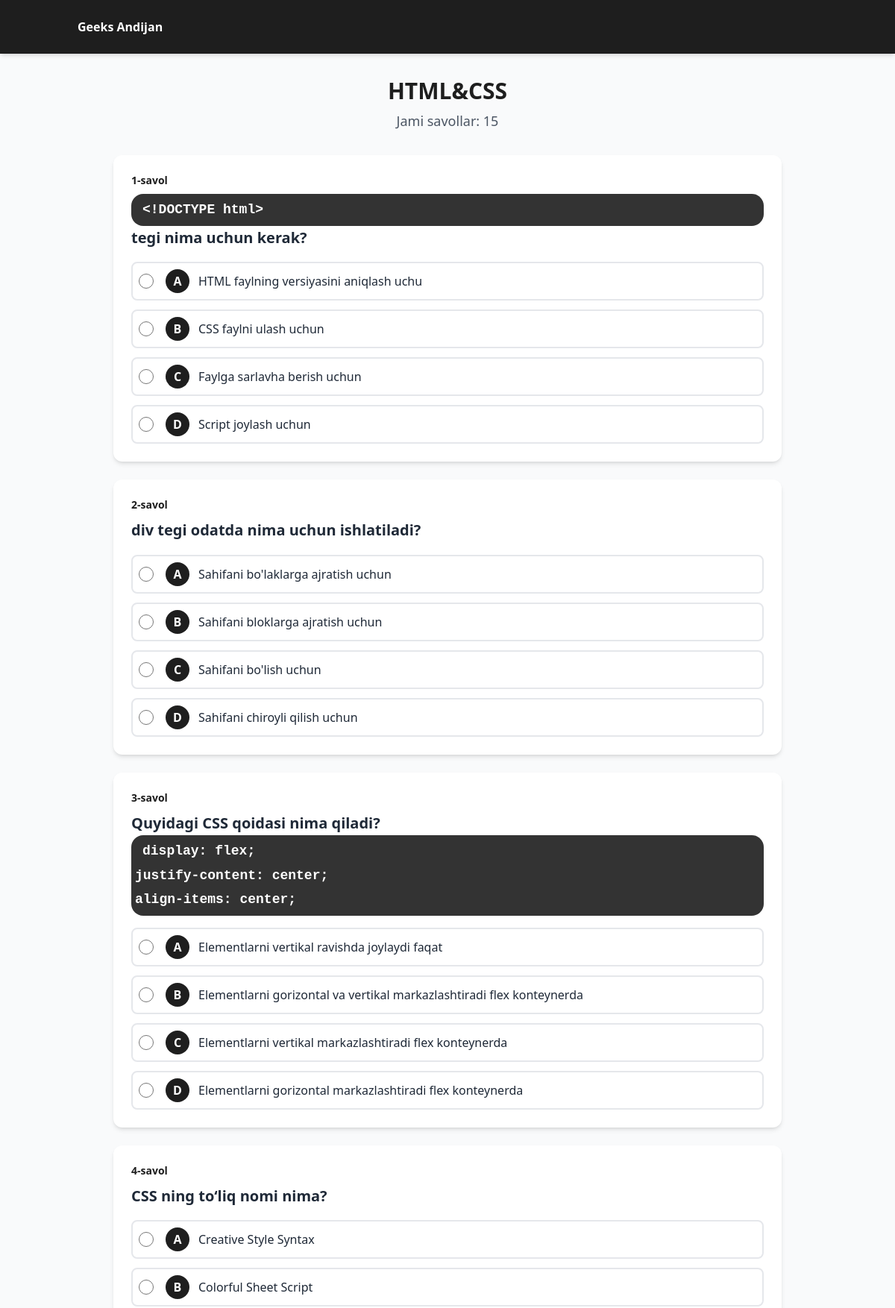
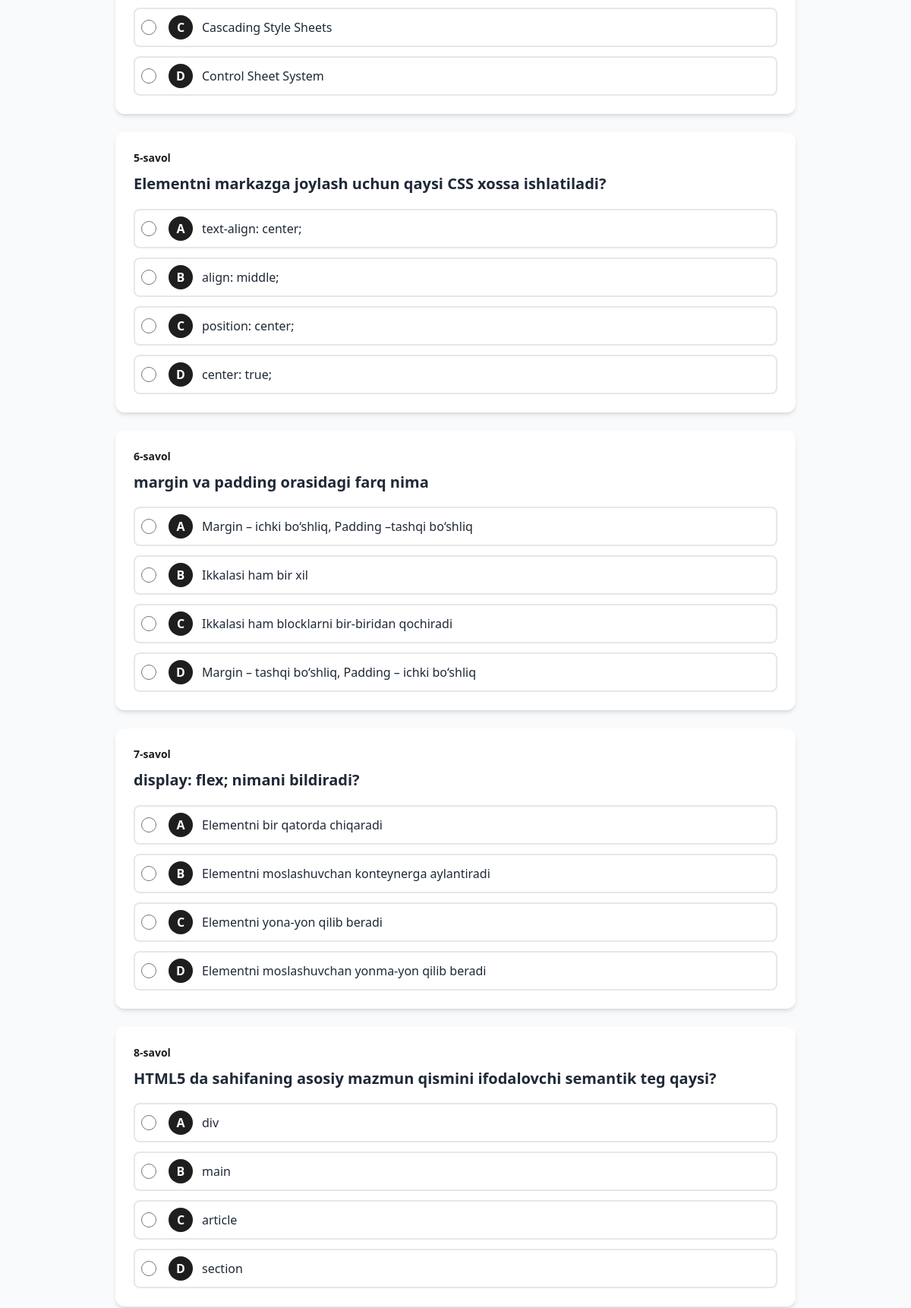
Screenshot of /quiz/2/ (signed in, upper part) with the database file from the repository (2 pictures, top to bottom).
### quiz/models.py (models this page shows, shortened)
class Category(models.Model):
    name = models.CharField(max_length=100)
    icon = models.CharField(max_length=100, blank=True, null=True)
    description = models.TextField(blank=True, null=True)
    class Meta:
        verbose_name_plural = "Categories"
        ordering = ['name']

class Question(models.Model):
    category = models.ForeignKey(Category, on_delete=models.CASCADE, related_name='questions')
    text = CKEditor5Field('Text', config_name='extends')
    option_a = models.CharField(max_length=255)
    option_b = models.CharField(max_length=255)
    option_c = models.CharField(max_length=255)
    option_d = models.CharField(max_length=255)
    correct_option = models.CharField(max_length=1, choices=[
        ('A', 'A'),
        ('B', 'B'),
        ('C', 'C'),
        ('D', 'D'),
    ])
    class Meta:
        ordering = ['category', 'id']

### quiz/views.py (the view, shortened to what this page needs)
# urls.py: path('quiz/<int:category_id>/', views.quiz_view, name='quiz'),
def quiz_view(request, category_id):
    if 'lead_id' not in request.session:
        messages.error(request, 'Avval ro\'yxatdan o\'ting.')
        return redirect('register')
    category = get_object_or_404(Category, id=category_id)
    questions = Question.objects.filter(category=category)
    if not questions.exists():
        messages.error(request, 'Bu kategoriya uchun savollar topilmadi.')
        return redirect('categories')
    context = {
        'category': category,
        'questions': questions,
    }
    return render(request, 'quiz/quiz.html', context)

### quiz/templates/quiz/quiz.html (shortened to what this page needs)
{% extends 'quiz/base.html' %}
{% block content %}
<div class="max-w-4xl mx-auto">
    <div class="text-center mb-8">
        <h2 class="text-3xl font-bold text-primary mb-2">{{ category.name }}</h2>
        <p class="text-lg text-gray-600">Jami savollar: {{ questions.count }}</p>
    </div>
    <form method="POST" class="space-y-6">
        {% for question in questions %}
        <div class="bg-white rounded-xl shadow-md p-6 mb-6">
            <div class="text-sm font-semibold text-primary mb-2">{{ forloop.counter }}-savol</div>
            <div class="mb-4">
                <h3 class="text-xl text-gray-800 font-bold leading-relaxed">{{ question.text|safe }}</h3>
            </div>
            <div class="space-y-3">
                <label class="flex items-center p-2 border-2 border-gray-200 rounded-lg cursor-pointer transition-all hover:border-primary hover:bg-blue-50">
                    <input type="radio" name="question_{{ question.id }}" value="A" required class="mr-4 w-5 h-5 cursor-pointer">
                    <span class="flex items-center justify-center w-8 h-8 bg-primary text-white rounded-full font-bold mr-3 flex-shrink-0">A</span>
                    <span class="text-gray-800 flex-1">{{ question.option_a }}</span>
                </label>
                <label class="flex items-center p-2 border-2 border-gray-200 rounded-lg cursor-pointer transition-all hover:border-primary hover:bg-blue-50">
                    <input type="radio" name="question_{{ question.id }}" value="B" required class="mr-4 w-5 h-5 cursor-pointer">
                    <span class="flex items-center justify-center w-8 h-8 bg-primary text-white rounded-full font-bold mr-3 flex-shrink-0">B</span>
                    <span class="text-gray-800 flex-1">{{ question.option_b }}</span>
                </label>
                <label class="flex items-center p-2 border-2 border-gray-200 rounded-lg cursor-pointer transition-all hover:border-primary hover:bg-blue-50">
                    <input type="radio" name="question_{{ question.id }}" value="C" required class="mr-4 w-5 h-5 cursor-pointer">
                    <span class="flex items-center justify-center w-8 h-8 bg-primary text-white rounded-full font-bold mr-3 flex-shrink-0">C</span>
                    <span class="text-gray-800 flex-1">{{ question.option_c }}</span>
                </label>
                <label class="flex items-center p-2 border-2 border-gray-200 rounded-lg cursor-pointer transition-all hover:border-primary hover:bg-blue-50">
                    <input type="radio" name="question_{{ question.id }}" value="D" required class="mr-4 w-5 h-5 cursor-pointer">
                    <span class="flex items-center justify-center w-8 h-8 bg-primary text-white rounded-full font-bold mr-3 flex-shrink-0">D</span>
                    <span class="text-gray-800 flex-1">{{ question.option_d }}</span>
                </label>
            </div>
        </div>
        {% empty %}
        <div class="text-center py-12 text-gray-600">
            <p>Bu kategoriya uchun savollar topilmadi.</p>
        </div>
        {% endfor %}
    </form>
</div>
{% endblock %}

### quiz/templates/quiz/quiz.html (style rules this page uses)
pre { background-color:#333; padding:5px; border-radius:16px; }
code { font-size:0.9em; padding:5px 10px; color:white; }

### rows the page displays
Category: name "HTML&CSS"
Question: text "<!DOCTYPE html> tegi nima uchun kerak?", option_a "HTML faylning versiyasini aniqlash uchu", option_b "CSS faylni ulash uchun", option_c "Faylga sarlavha berish uchun", option_d "Script joylash uchun"
Question: text "div tegi odatda nima uchun ishlatiladi?", option_a "Sahifani bo'laklarga ajratish uchun", option_b "Sahifani bloklarga ajratish uchun", option_c "Sahifani bo'lish uchun", option_d "Sahifani chiroyli qilish uchun"
Question: text "Quyidagi CSS qoidasi nima qiladi? display: flex; justify-content: center; align-items: center;", option_a "Elementlarni vertikal ravishda joylaydi faqat", option_b "Elementlarni gorizontal va vertikal markazlashtiradi flex konteynerda", option_c "Elementlarni vertikal markazlashtiradi flex konteynerda", option_d "Elementlarni gorizontal markazlashtiradi flex konteynerda"
Question: text "CSS ning to‘liq nomi nima?", option_a "Creative Style Syntax", option_b "Colorful Sheet Script", option_c "Cascading Style Sheets", option_d "Control Sheet System"
Question: text "Elementni markazga joylash uchun qaysi CSS xossa ishlatiladi?", option_a "text-align: center;", option_b "align: middle;", option_c "position: center;", option_d "center: true;"
Question: text "margin va padding orasidagi farq nima", option_a "Margin – ichki bo‘shliq, Padding –tashqi bo‘shliq", option_b "Ikkalasi ham bir xil", option_c "Ikkalasi ham blocklarni bir-biridan qochiradi", option_d "Margin – tashqi bo‘shliq, Padding – ichki bo‘shliq"
Question: text "display: flex; nimani bildiradi?", option_a "Elementni bir qatorda chiqaradi", option_b "Elementni moslashuvchan konteynerga aylantiradi", option_c "Elementni yona-yon qilib beradi", option_d "Elementni moslashuvchan yonma-yon qilib beradi"
Question: text "HTML5 da sahifaning asosiy mazmun qismini ifodalovchi semantik teg qaysi?", option_a "div", option_b "main", option_c "article", option_d "section"

### other values shown
{{ questions.count }} "15"
